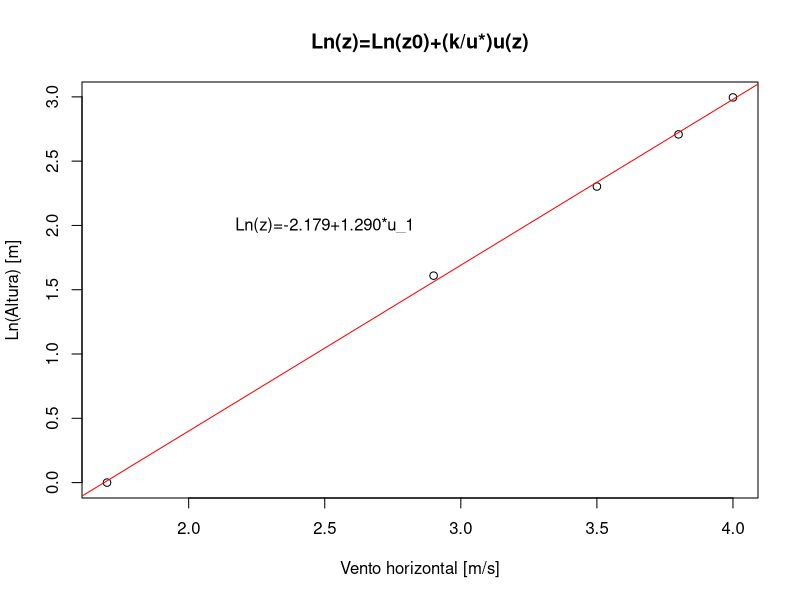
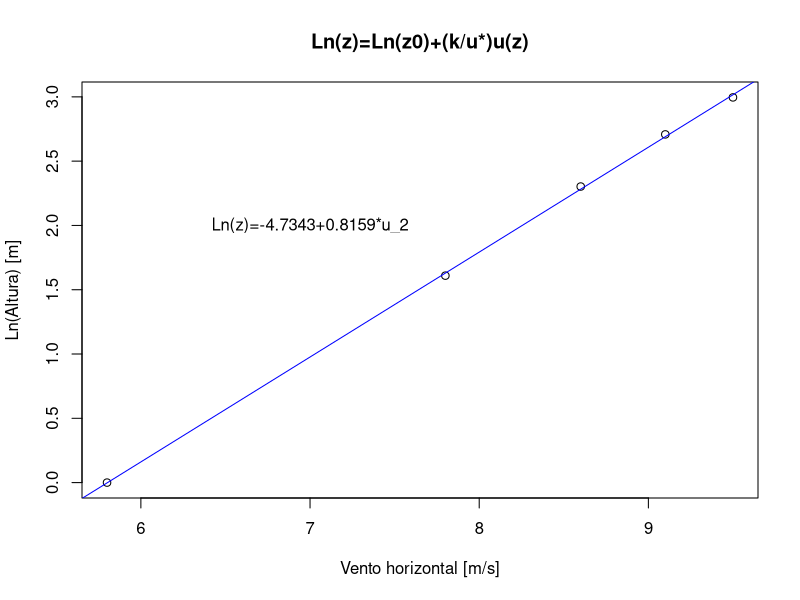

Here is the R script that generated these plots, in order:
##################################################
#Codigo feito por Paulo Pimenta                  #                   
#Contato: paulo.pimenta@usp.br                   #
#Lista de Micrometeorologia                      #
#NUSP:7599770                                    #
##################################################
#<Code>

##Vetores
z <- c(1.0, 5.0, 10.0, 15.0, 20.0)

#Caso 1 e 2 do vento horzintal
u_1 <- c(1.7, 2.9, 3.5, 3.8, 4.0)
u_2 <- c(5.8, 7.8, 8.6, 9.1, 9.5)

const_von_karman <- 0.4
densidade0 <- 1.24

####################################################################
t <- data.frame(z,u_1,u_2)
ajus_1 <- lm(log(z)~t$u_1, data=t)
ajus_2 <- lm(log(z)~t$u_2, data=t)

###ajus_1 e ajus_2 mostram os coeficientes das retas
###Apos saber o comando de cada uma...
###Lembrando que y = b + a*x
###ajus_1: b = -2.179 e a = 1.290
###ajus_2: b = -4.7343 e a = 0.8159
####################################################################
plot(log(t$z)~t$u_1, data=t, main="Ln(z)=Ln(z0)+(k/u*)u(z)", xlab="Vento horizontal [m/s]", ylab="Ln(Altura) [m]")
abline(ajus_1, col="red")
text(2.5,2, "Ln(z)=-2.179+1.290*u_1")

plot(log(t$z)~t$u_2, data=t, main="Ln(z)=Ln(z0)+(k/u*)u(z)", xlab="Vento horizontal [m/s]", ylab="Ln(Altura) [m]")
abline(ajus_2, col="blue")
text(7,2, "Ln(z)=-4.7343+0.8159*u_2")
######################################################################

###Calculando os itens (a) e (b) da lista
u_estrela_1 <- const_von_karman/1.290
u_estrela_2 <- const_von_karman/0.8159

tal_1 <- (u_estrela_1**2)*densidade0
tal_2 <- (u_estrela_2**2)*densidade0

######################################################################
###item (a)
###Tensao de Reynolds para u_1 e u_2 sao, respectivamente:
tal_1; tal_2 

###Os fluxos para u*_1 e u*_2, -ü'ẅ', sao, respectivamente:
-u_estrela_1**2; -u_estrela_2**2

###item (c)
###O parametro de rugosidade e quando u(z)=0
###Quando u(z)=0, entao Ln(z)=Ln(z0) + 0, logo o resultado e Ln(z0), ou o...
###...quando o a reta intercepta o eixo Ln(z).
###Para u_1 e u_2 sao, z0_1 e z0_2, respectivamentes [m]:

exp(1)**-2.179; exp(1)**-4.7343

